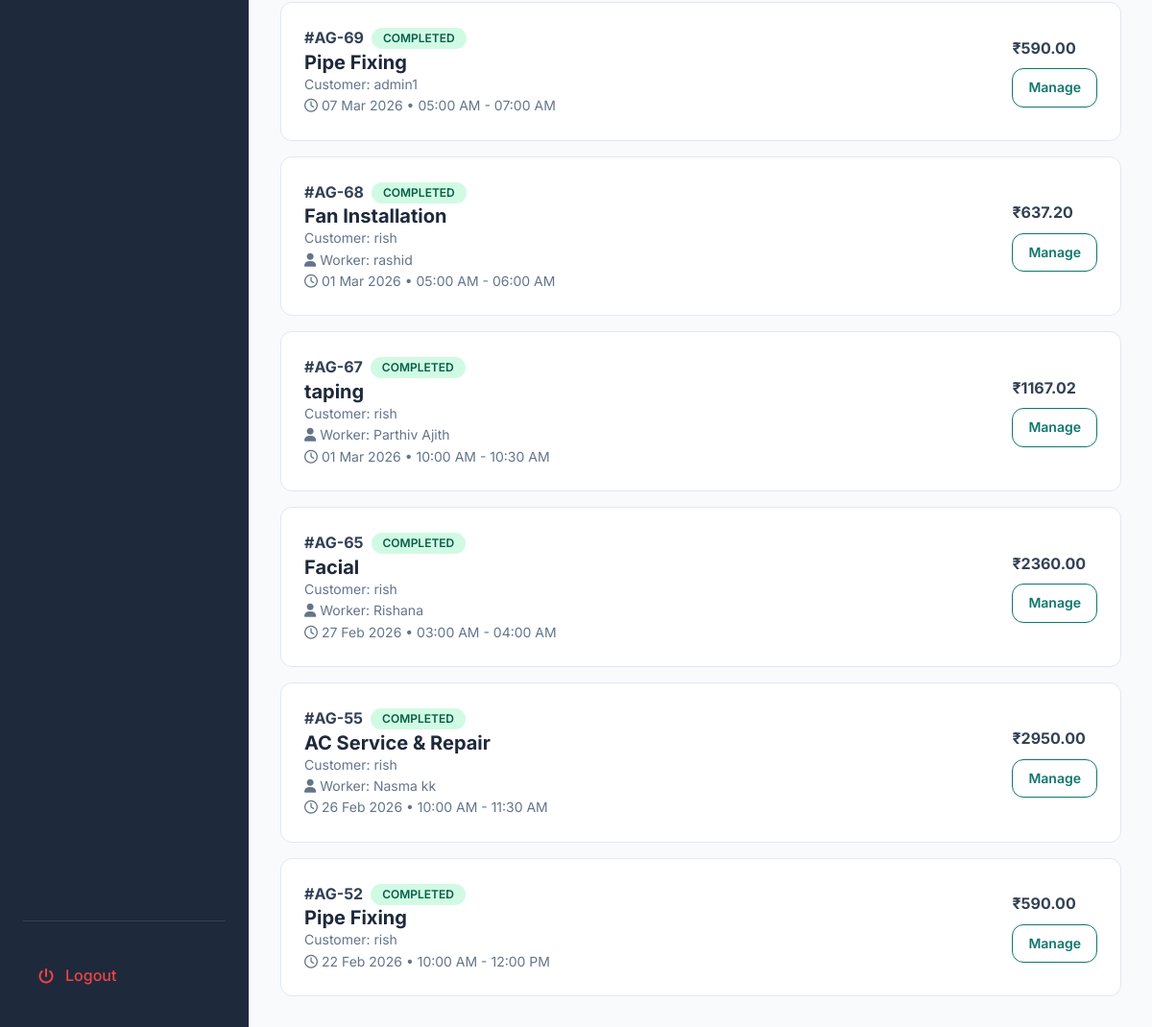
Before: /booking/admin/ (signed in, lower part) with the older database file.
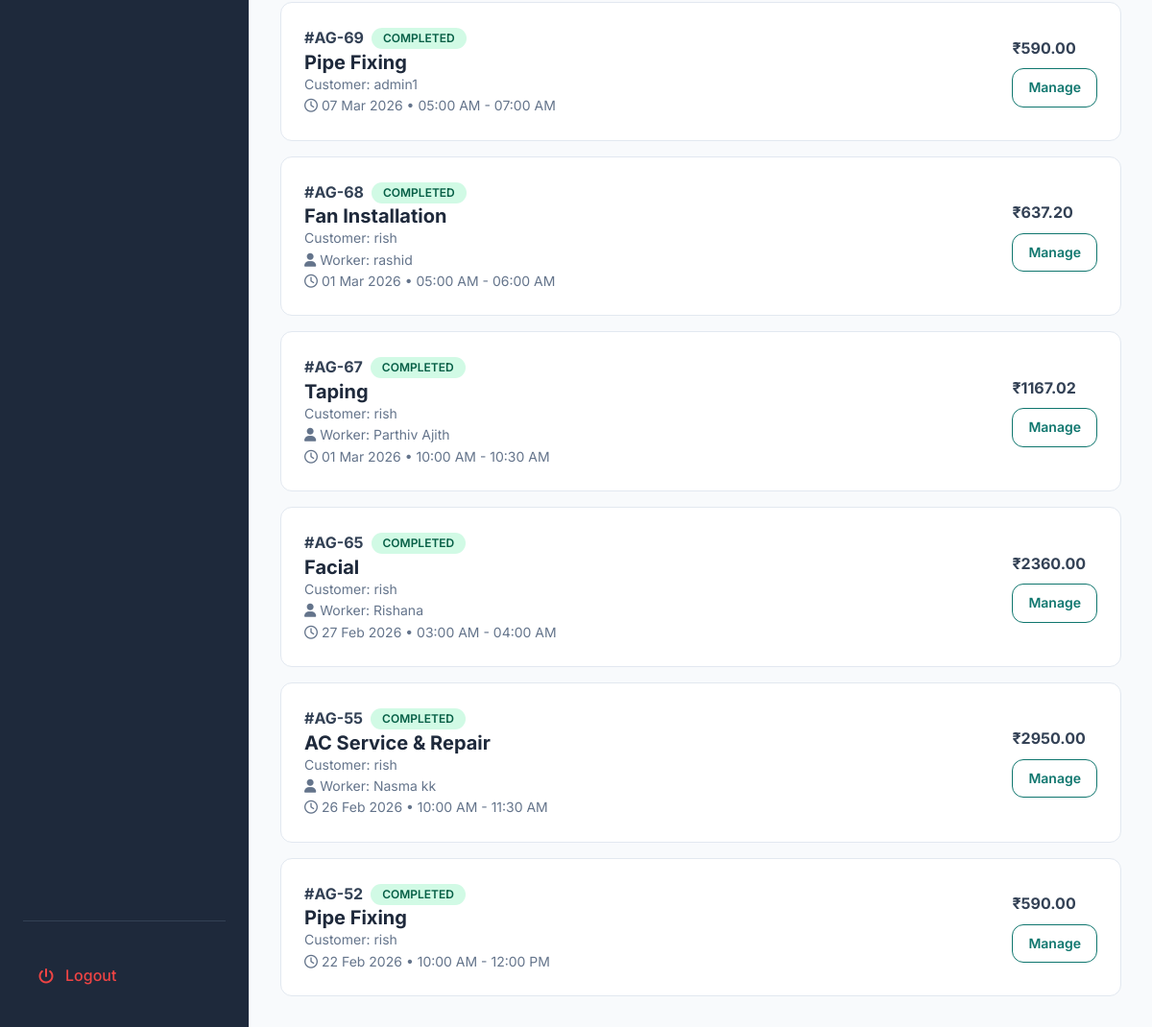
After: the same page with the newer database file.
### bookings/models.py (models this page shows, shortened)
class Booking(models.Model):
    BOOKING_STATUS_CHOICES = [
        ('PENDING','Pending'),
        ('ASSIGNED', 'Assigned'),
        ('CONFIRMED','Confirmed'),
        ('IN_PROGRESS','In Progress'),
        ('COMPLETED','Completed'),
        ('CANCELLED', 'Cancelled'),
    ]
    customer = models.ForeignKey(User, on_delete = models.CASCADE, related_name='bookings')
    service = models.ForeignKey(Service, on_delete = models.CASCADE, related_name='bookings')
    worker = models.ForeignKey(Worker, on_delete = models.SET_NULL, null=True, blank=True, related_name='bookings')
    booking_date = models.DateField()
    booking_time = models.TimeField()
    end_time = models.TimeField(null=True, blank = True)
    total_price = models.DecimalField(max_digits=8, decimal_places=2, default=0)
    label = models.CharField(max_length=50, blank=True, null=True)
    address_line = models.CharField(max_length=500)
    city = models.CharField(max_length=100)
    state = models.CharField(max_length=100)
    pincode = models.CharField(max_length=10)
    landmark = models.CharField(max_length=100, blank=True)
    booking_status = models.CharField(max_length=20, choices = BOOKING_STATUS_CHOICES, default='PENDING')
    created_at = models.DateTimeField(auto_now_add=True)
    assigned_at = models.DateTimeField(null=True,blank=True)
    confirmed_at = models.DateTimeField(null=True, blank=True)
    started_at = models.DateTimeField(null=True, blank=True)
    completed_at = models.DateTimeField(null=True, blank=True)
    cancelled_at = models.DateTimeField(null=True, blank=True)
    updated_at = models.DateTimeField(auto_now = True)

### services/models.py (models this page shows, shortened)
class Service(models.Model):
    category = models.ForeignKey(ServiceCategory, on_delete=models.CASCADE, related_name = "services")
    title = models.CharField(max_length=150)
    description = models.TextField()
    price = models.DecimalField(max_digits=8,decimal_places=2)
    duration_minutes = models.PositiveIntegerField(
        help_text="Duration in minutes"
    )
    image = models.ImageField(upload_to="services/",blank=True, null=True)
    is_active = models.BooleanField(default=True)
    created_at = models.DateTimeField(auto_now_add=True)
    is_best_seller = models.BooleanField(default=False)
    includes = models.TextField(blank=True,default="",
        help_text="Enter one item per line (e.g. Deep dusting, Floor cleaning, etc.)"
    )

class Worker(models.Model):
    full_name = models.CharField(max_length=150)
    services = models.ManyToManyField(Service, related_name="workers")
    phone = models.CharField(max_length=20,unique=True)
    photo = models.ImageField(upload_to="workers/",blank=True,null=True)
    rating = models.DecimalField(max_digits=3,decimal_places=2,default=0.0)
    email = models.EmailField(blank=True)
    experiance_years = models.IntegerField(null=True, blank=True)
    location = models.CharField(max_length=100, blank=True)
    is_active = models.BooleanField(default=True)
    created_at = models.DateTimeField(auto_now_add=True)

### bookings/views.py (the view)
# urls.py: path('admin/',views.admin_bookings, name="admin_booking"),
@staff_member_required
def admin_bookings(request):
    from django.db.models import Case, When, Value, IntegerField
    bookings = Booking.objects.filter(booking_status__in = ["PENDING","ASSIGNED", "CONFIRMED","IN_PROGRESS","COMPLETED"]).select_related(
        "customer","service","worker").annotate(
            priority=Case(
                When(booking_status="PENDING", then=Value(1)),
                When(booking_status="ASSIGNED", then=Value(2)),
                When(booking_status="CONFIRMED", then=Value(3)),
                When(booking_status="IN_PROGRESS", then=Value(4)),
                When(booking_status="COMPLETED", then=Value(5)),
                output_field=IntegerField()
            )
        ).order_by("priority","-created_at") #pending first
    for booking in bookings:
        start = datetime.combine(booking.booking_date, booking.booking_time)
        booking.end_time = start + timedelta(minutes=booking.service.duration_minutes)
    context = {"bookings":bookings}
    return render(request, 'admin/bookings/admin_bookings.html',context)

### templates/admin/bookings/admin_bookings.html (shortened to what this page needs)
{% extends "base_admin.html" %}
        {% block content %}
            <div class="grid grid-cols-1 gap-md">
                {% for booking in bookings %}
                <div class="card"
                    style="padding: 1.5rem; display: flex; justify-content: space-between; align-items: center;">
                    <div>
                        <div class="flex items-center gap-sm mb-1">
                            <span class="font-bold">#AG-{{ booking.id }}</span>
                            {% if booking.booking_status == "PENDING" %}
                                <span class="badge badge-warning">Pending</span>
                            {% elif booking.booking_status == "ASSIGNED" %}
                                <span class="badge badge-info">Assigned</span>
                            {% elif booking.booking_status == "CONFIRMED" %}
                                <span class="badge badge-success">Confirmed</span>
                            {% elif booking.booking_status == "IN_PROGRESS" %}
                                <span class="badge badge-warning">In Progress</span>
                            {% elif booking.booking_status == "COMPLETED" %}
                                <span class="badge badge-success">Completed</span>
                            {% elif booking.booking_status == "CANCELLED" %}
                                <span class="badge badge-danger">Cancelled</span>
                            {% endif %}
                        </div>
                        <h4 style="margin: 0;">{{ booking.service.title }}</h4>
                        <p class="text-sm text-light">Customer: {{ booking.customer.username }}</p>
                        {% if booking.worker %}
                        <p class="text-sm text-light"><i class="fa-solid fa-user"></i>
                        Worker: {{ booking.worker.full_name }}
                        </p>
                        {% endif %}
                        <p class="text-sm text-light"><i class="fa-regular fa-clock"></i> {{ booking.booking_date|date:"d M Y" }} • {{ booking.booking_time|time:"h:i A" }} - {{ booking.end_time|time:"h:i A" }}</p>
                    </div>
                    <div class="flex flex-col items-end gap-sm">
                        <span class="font-bold">₹{{ booking.total_price }}</span>
                        {% if booking.booking_status == "PENDING" %}
                        <a href="{% url 'admin_booking_detail' booking.id %}" class="btn btn-primary btn-sm">
                        Assign
                        </a>
                        {% else %}
                        <a href="{% url 'admin_booking_detail' booking.id %}" class="btn btn-outline btn-sm">
                        Manage
                        </a>
                        {% endif %}
                    </div>
                </div>
                {% endfor %}
            </div>
        {% endblock %}

Changed rows visible on the page:
changed through a linked row, Booking "10:30 AM": service "taping" → "Taping"
